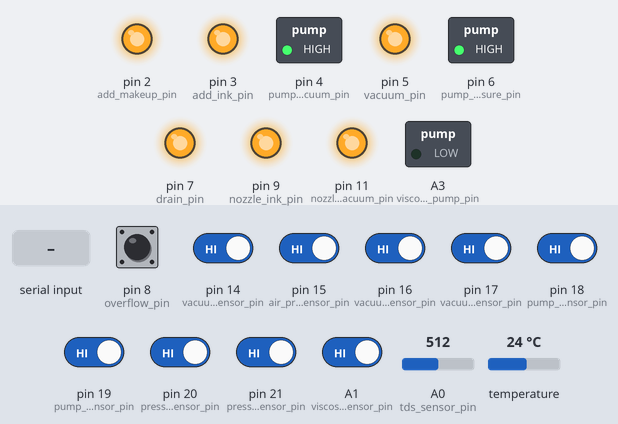
This sketch was run on a simulated Arduino Mega 2560, built with avr-gcc and run on an emulated ATmega2560. Shown: switched loads named in the sketch (green lamp = pin HIGH), output pins drawn as LEDs (lit = HIGH). The inputs (shaded band) are chosen by the test bench; at power-on: A1 (viscosimeter_upper_sensor_pin), pin 8 (overflow_pin), pin 14 (vacuum_sensor_pin), pin 15 (air_pressure_sensor_pin), pin 16 (vacuum_tank_lower_sensor_pin), pin 17 (vacuum_tank_upper_sensor_pin), pin 18 (pump_tank_upper_sensor_pin), pin 19 (pump_tank_lower_sensor_pin), pin 20 (pressure_tank_upper_sensor_pin), pin 21 (pressure_tank_lower_sensor_pin) HIGH, A0 (tds_sensor_pin) = 512, temperature 24 °C.

Above: at 1.2 s.
1.3 s: "F001\n" received over the second serial link
At 1.8 s:
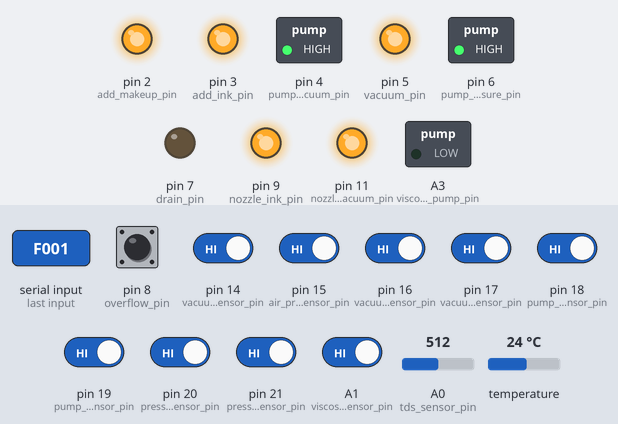
2.8 s: "F003\n" received over the second serial link
At 4.0 s:
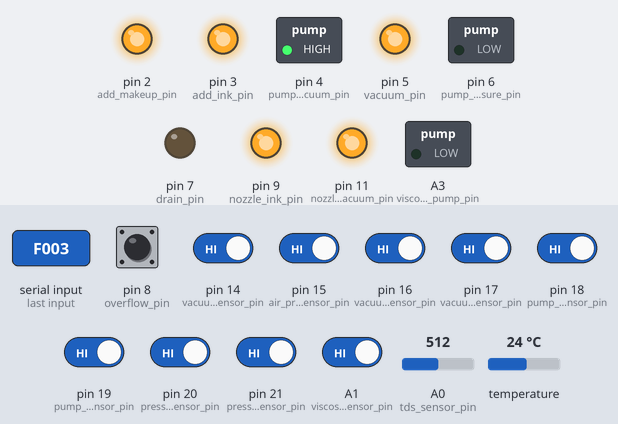
4.3 s: "F007\n" received over the second serial link
At 5.2 s:
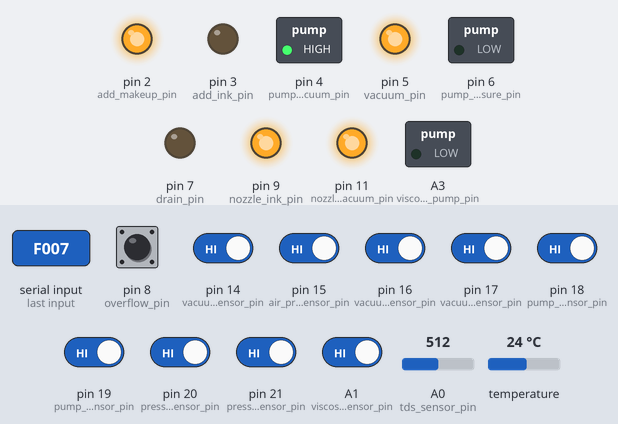
5.8 s: "F013\n" received over the second serial link
At 7.0 s:
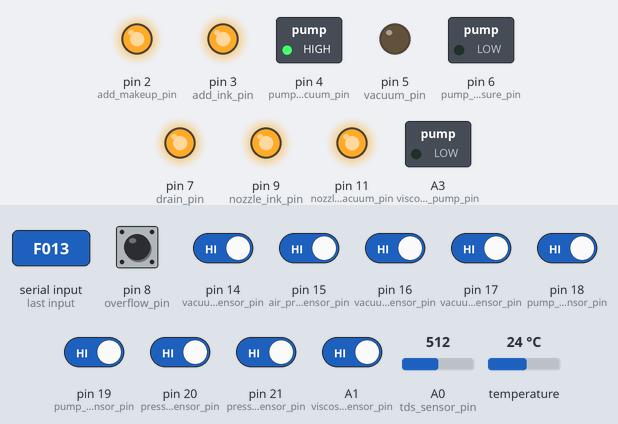
7.3 s: "F009\n" received over the second serial link
At 8.5 s:
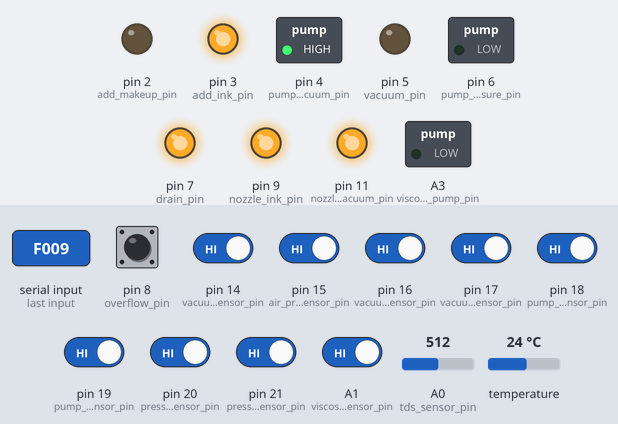
8.8 s: "F013\n" received over the second serial link
At 9.7 s:
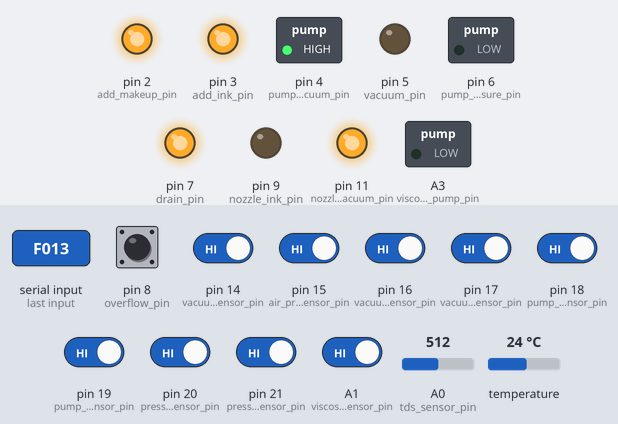
Timing chart, 0 to 37.3 s (numbered marks = the images above; inputs shaded):
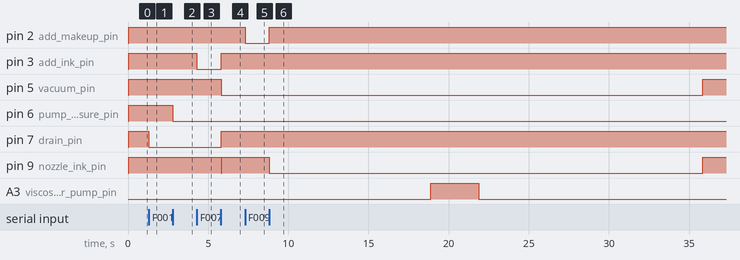

The sketch:

Inkjet.ino
```cpp
#include <SoftwareSerial.h>
#include <EEPROM.h>
#include <GravityTDS.h>
#include <OneWire.h>
#include <DallasTemperature.h>

//Variables
boolean auto_mode_running = false;
boolean fault_state = false;
boolean newData = false;
boolean shutdown_in_progress = false;
boolean viscosimeter_running = false;
const byte tds_sensor_pin = A0;
const byte one_wire_pin = 10;
const byte rx_pin = A15;
const byte tx_pin = A14;
const byte nozzle_ink_pin = 9;
const byte nozzle_vacuum_pin = 11;
const byte overflow_pin = 8;
const byte drain_pin = 7;
const byte pump_tank_pressure_pin = 6;
const byte vacuum_pin = 5;
const byte pump_tank_vacuum_pin = 4;
const byte add_ink_pin = 3;
const byte add_makeup_pin = 2;
const byte air_pressure_sensor_pin = 15;
const byte vacuum_sensor_pin = 14;
const byte vacuum_tank_lower_sensor_pin = 16;
const byte vacuum_tank_upper_sensor_pin = 17;
const byte pump_tank_lower_sensor_pin = 19;
const byte pump_tank_upper_sensor_pin = 18;
const byte pressure_tank_lower_sensor_pin = 21;
const byte pressure_tank_upper_sensor_pin = 20;
const byte viscosimeter_pump_pin = A3;
const byte viscosimeter_upper_sensor_pin = A1;
const byte viscosimeter_lower_sensor_pin = A2;
const byte numChars = 5;
char receivedChars[numChars];
unsigned int auto_mode_case = 0;
unsigned int drain_value = 0;
unsigned int pump_tank_pressure_value = 0;
unsigned int pump_tank_vacuum_value = 0;
unsigned int add_ink_value = 0;
unsigned int add_makeup_value = 0;
unsigned int air_pressure_sensor_value = 0;
unsigned int vacuum_sensor_value = 0;
unsigned int vacuum_tank_lower_sensor_value = 0;
unsigned int vacuum_tank_upper_sensor_value = 0;
unsigned int pump_tank_lower_sensor_value = 0;
unsigned int pump_tank_upper_sensor_value = 0;
unsigned int pressure_tank_lower_sensor_value = 0;
unsigned int pressure_tank_upper_sensor_value = 0;
unsigned int fault_value = 0;
unsigned int vacuum_value = 0;
unsigned int auto_mode_value = 0;
unsigned int viscosimeter_case = 0;
unsigned int viscosimeter_pump_time = 3000;
unsigned int viscosimeter_settle_time = 250;
unsigned long nozzle_ink_value = 0;
unsigned long nozzle_vacuum_value = 0;
unsigned long continuous_viscosity_testing_value = 0;
unsigned long viscosimeter_value = 0;
unsigned long previous_state_report_value = 0;
unsigned long state_report_value = 0;
unsigned long fault_millis = 0;
unsigned long ink_data_millis = 0;
unsigned long shutdown_millis = 0;
unsigned long viscosimeter_pause = 10000;
unsigned long viscosimeter_timeout = 60000;
unsigned long viscosimeter_counter_millis = 0;
unsigned long viscosimeter_pause_millis = 0;
unsigned long viscosimeter_pump_millis = 0;
unsigned long viscosimeter_falltime = 0;
float tdsValue = 0;
SoftwareSerial mySerial =  SoftwareSerial(rx_pin, tx_pin);
OneWire oneWire(one_wire_pin);
DallasTemperature sensors(&oneWire);
GravityTDS gravityTds;

//Setup
void setup() {
  Serial.begin(9600);
  mySerial.begin(9600);
  mySerial.println("Connected...");
  mySerial.println("Printer ready...");
  mySerial.println("#" + String(state_report_value));
  sensors.begin();
  gravityTds.setPin(tds_sensor_pin);
  gravityTds.setAref(5.0);
  gravityTds.setAdcRange(1024);
  gravityTds.begin();
  pinMode(rx_pin, INPUT);
  pinMode(tx_pin, OUTPUT);
  pinMode(nozzle_ink_pin, OUTPUT);
  pinMode(nozzle_vacuum_pin, OUTPUT);
  pinMode(vacuum_pin, OUTPUT);
  pinMode(drain_pin, OUTPUT);
  pinMode(pump_tank_pressure_pin, OUTPUT);
  pinMode(pump_tank_vacuum_pin, OUTPUT);
  pinMode(add_ink_pin, OUTPUT);
  pinMode(add_makeup_pin, OUTPUT);
  pinMode(pressure_tank_lower_sensor_pin, INPUT_PULLUP);
  pinMode(pressure_tank_upper_sensor_pin, INPUT_PULLUP);
  pinMode(pump_tank_lower_sensor_pin, INPUT_PULLUP);
  pinMode(pump_tank_upper_sensor_pin, INPUT_PULLUP);
  pinMode(vacuum_tank_upper_sensor_pin, INPUT_PULLUP);
  pinMode(vacuum_tank_lower_sensor_pin, INPUT_PULLUP);
  pinMode(air_pressure_sensor_pin, INPUT_PULLUP);
  pinMode(vacuum_sensor_pin, INPUT_PULLUP);
  pinMode(overflow_pin, INPUT_PULLUP);
  digitalWrite(drain_pin, HIGH);
  digitalWrite(pump_tank_pressure_pin, HIGH);
  digitalWrite(pump_tank_vacuum_pin, HIGH);
  digitalWrite(add_ink_pin, HIGH);
  digitalWrite(add_makeup_pin, HIGH);
  digitalWrite(vacuum_pin, HIGH);
  digitalWrite(nozzle_ink_pin, HIGH);
  digitalWrite(nozzle_vacuum_pin, HIGH);
  pinMode(viscosimeter_upper_sensor_pin, INPUT_PULLUP);
  pinMode(viscosimeter_lower_sensor_pin, INPUT_PULLUP);
  pinMode(viscosimeter_pump_pin, OUTPUT);
  digitalWrite(viscosimeter_pump_pin, LOW);
}

//Mainloop
void loop() {
  read_serial_data();
  remote_control();
  state_report();
  auto_mode();
  handle_faults();
  ink_data();
  shutdown();
  viscosimeter();
}

//Functions
//ON
void drain_on() {
  if (digitalRead(vacuum_pin) == HIGH) {
    digitalWrite(drain_pin, LOW);
  }
  else {
    mySerial.println("Turn Vacuum off, first!");
  }
}
void pump_tank_pressure_on() {
  if (digitalRead(pump_tank_vacuum_pin) == HIGH) {
    digitalWrite(pump_tank_pressure_pin, LOW);
  }
  else {
    mySerial.println("Turn Pump Tank Vacuum off, first!");
  }
}
void pump_tank_vacuum_on() {
  if (digitalRead(pump_tank_pressure_pin) == HIGH && digitalRead(add_ink_pin) == HIGH && digitalRead(add_makeup_pin) == HIGH && digitalRead(nozzle_vacuum_pin) == HIGH) {
    digitalWrite(pump_tank_vacuum_pin, LOW);
  }
  else {
    mySerial.println("Turn Pump Tank Pressure, Add Ink, Add MakeUp, Nozzle Vacuum off, first!");
  }
}
void add_ink_on() {
  if (digitalRead(pump_tank_vacuum_pin) == HIGH && digitalRead(add_makeup_pin) == HIGH && digitalRead(nozzle_vacuum_pin) == HIGH) {
    digitalWrite(add_ink_pin, LOW);
  }
  else {
    mySerial.println("Turn Pump Tank Vacuum, Add MakeUp, Nozzle Vacuum off, first!");
  }
}
void add_makeup_on() {
  if (digitalRead(pump_tank_vacuum_pin) == HIGH && digitalRead(add_ink_pin) == HIGH && digitalRead(nozzle_vacuum_pin) == HIGH) {
    digitalWrite(add_makeup_pin, LOW);
  }
  else {
    mySerial.println("Pump Tank Vacuum, Add Ink, Nozzle Vacuum off, first!");
  }
}
void vacuum_on() {
  if (digitalRead(drain_pin) == HIGH) {
    digitalWrite(vacuum_pin, LOW);
  }
  else {
    mySerial.println("Turn Drain off, first!");
  }
}
void nozzle_ink_on() {
  if (digitalRead(nozzle_vacuum_pin) == HIGH) {
    digitalWrite(nozzle_ink_pin, LOW);
  }
  else {
    mySerial.println("Turn Nozzle Vacuum off, first!");
  }
}
void nozzle_vacuum_on() {
  if (digitalRead(nozzle_ink_pin) == HIGH && digitalRead(add_ink_pin) == HIGH && digitalRead(add_makeup_pin) == HIGH && digitalRead(pump_tank_vacuum_pin) == HIGH) {
    digitalWrite(nozzle_vacuum_pin, LOW);
  }
  else {
    mySerial.println("Turn Nozzle Ink, Add Ink, Add MakeUp, Pump Tank Vacuum off, first!");
  }
}
void auto_mode_on() {
  drain_off();
  vacuum_on();
  add_ink_off();
  add_makeup_off();
  nozzle_vacuum_off();
  nozzle_ink_on();
  viscosimeter_on();
  auto_mode_running = true;
  mySerial.println("Printer in Auto Mode!");
}
void viscosimeter_on() {
  viscosimeter_running = true;
}
void continuous_viscosity_testing_on() {
  viscosimeter_pause = 0;
}

//OFF
void drain_off() {
  digitalWrite(drain_pin, HIGH);
}
void pump_tank_pressure_off() {
  digitalWrite(pump_tank_pressure_pin, HIGH);
}
void pump_tank_vacuum_off() {
  digitalWrite(pump_tank_vacuum_pin, HIGH);
}
void add_ink_off() {
  digitalWrite(add_ink_pin, HIGH);
}
void add_makeup_off() {
  digitalWrite(add_makeup_pin, HIGH);
}
void vacuum_off() {
  digitalWrite(vacuum_pin, HIGH);
  digitalWrite(pump_tank_vacuum_pin, HIGH);
  digitalWrite(add_ink_pin, HIGH);
  digitalWrite(add_makeup_pin, HIGH);
  digitalWrite(nozzle_vacuum_pin, HIGH);
  digitalWrite(nozzle_ink_pin, HIGH);
}
void nozzle_ink_off() {
  digitalWrite(nozzle_ink_pin, HIGH);
}
void nozzle_vacuum_off() {
  digitalWrite(nozzle_vacuum_pin, HIGH);
}
void auto_mode_off() {
  if (shutdown_in_progress == true && auto_mode_running == true) {
    mySerial.println("Shutdown in Progress!");
  }
  if (shutdown_in_progress == false && auto_mode_running == true) {
    nozzle_ink_off();
	viscosimeter_off();
    shutdown_millis = millis();
    shutdown_in_progress = true;
    mySerial.println("Shutdown in Progress!");
  }
}
void viscosimeter_off() {
  viscosimeter_running = false;
}
void continuous_viscosity_testing_off() {
  viscosimeter_pause = 10000;
}

//Read Serial Data
void read_serial_data() {
  static byte ndx = 0;
  char endMarker = '\n';
  char rc;
  while (mySerial.available() > 0 && newData == false) {
    rc = mySerial.read();
    if (rc != endMarker) {
      receivedChars[ndx] = rc;
      ndx++;
      if (ndx >= numChars) {
        ndx = numChars - 1;
      }
    }
    else {
      receivedChars[ndx] = '\0';
      ndx = 0;
      newData = true;
    }
  }
}

//Remote Control
void remote_control() {
  if (newData == true) {
    newData = false;
    //ON
    if (strcmp(receivedChars, "F001") == 0) {
      if (auto_mode_running == false) {
        drain_on();
      }
      else {
        mySerial.println("Turn Auto Mode off, first!");
      }
    }
    if (strcmp(receivedChars, "F003") == 0) {
      if (auto_mode_running == false) {
        pump_tank_pressure_on();
      }
      else {
        mySerial.println("Turn Auto Mode off, first!");
      }
    }
    if (strcmp(receivedChars, "F005") == 0) {
      if (auto_mode_running == false) {
        pump_tank_vacuum_on();
      }
      else {
        mySerial.println("Turn Auto Mode off, first!");
      }
    }
    if (strcmp(receivedChars, "F007") == 0) {
      add_ink_on();
    }
    if (strcmp(receivedChars, "F009") == 0) {
      add_makeup_on();
    }
    if (strcmp(receivedChars, "F011") == 0) {
      if (auto_mode_running == false) {
        vacuum_on();
      }
      else {
        mySerial.println("Turn Auto Mode off, first!");
      }
    }
    if (strcmp(receivedChars, "F013") == 0) {
      auto_mode_on();
    }
    if (strcmp(receivedChars, "F015") == 0) {
      if (auto_mode_running == false) {
        nozzle_ink_on();
      }
      else {
        mySerial.println("Turn Auto Mode off, first!");
      }
    }
    if (strcmp(receivedChars, "F017") == 0) {
      if (auto_mode_running == false) {
        nozzle_vacuum_on();
      }
      else {
        mySerial.println("Turn Auto Mode off, first!");
      }
    }
    if (strcmp(receivedChars, "F019") == 0) {
      continuous_viscosity_testing_on();
    }
    if (strcmp(receivedChars, "F021") == 0) {
      viscosimeter_on();
    }

    //OFF
    if (strcmp(receivedChars, "F002") == 0) {
      if (auto_mode_running == false) {
        drain_off();
      }
      else {
        mySerial.println("Turn Auto Mode off, first!");
      }
    }
    if (strcmp(receivedChars, "F004") == 0) {
      if (auto_mode_running == false) {
        pump_tank_pressure_off();
      }
      else {
        mySerial.println("Turn Auto Mode off, first!");
      }
    }
    if (strcmp(receivedChars, "F006") == 0) {
      if (auto_mode_running == false) {
        pump_tank_vacuum_off();
      }
      else {
        mySerial.println("Turn Auto Mode off, first!");
      }
    }
    if (strcmp(receivedChars, "F008") == 0) {
      add_ink_off();
    }
    if (strcmp(receivedChars, "F010") == 0) {
      add_makeup_off();
    }
    if (strcmp(receivedChars, "F012") == 0) {
      if (auto_mode_running == false) {
        vacuum_off();
      }
      else {
        mySerial.println("Turn Auto Mode off, first!");
      }
    }
    if (strcmp(receivedChars, "F014") == 0) {
      auto_mode_off();
    }
    if (strcmp(receivedChars, "F016") == 0) {
      if (auto_mode_running == false) {
        nozzle_ink_off();
      }
      else {
        mySerial.println("Turn Auto Mode off, first!");
      }
    }
    if (strcmp(receivedChars, "F018") == 0) {
      if (auto_mode_running == false) {
        nozzle_vacuum_off();
      }
      else {
        mySerial.println("Turn Auto Mode off, first!");
      }
    }

    if (strcmp(receivedChars, "F020") == 0) {
      continuous_viscosity_testing_off();
    }
    if (strcmp(receivedChars, "F022") == 0) {
      viscosimeter_off();
    }
  }
}

//State Report
void state_report() {
  if (digitalRead(drain_pin) == LOW) {
    drain_value = 1;
  }
  else {
    drain_value = 0;
  }
  if (digitalRead(pump_tank_pressure_pin) == LOW) {
    pump_tank_pressure_value = 2;
  }
  else {
    pump_tank_pressure_value = 0;
  }
  if (digitalRead(pump_tank_vacuum_pin) == LOW) {
    pump_tank_vacuum_value = 4;
  }
  else {
    pump_tank_vacuum_value = 0;
  }
  if (digitalRead(add_ink_pin) == LOW) {
    add_ink_value = 8;
  }
  else {
    add_ink_value = 0;
  }
  if (digitalRead(add_makeup_pin) == LOW) {
    add_makeup_value = 16;
  }
  else {
    add_makeup_value = 0;
  }
  if (digitalRead(air_pressure_sensor_pin) == HIGH) {
    air_pressure_sensor_value = 32;
  }
  else {
    air_pressure_sensor_value = 0;
  }
  if (digitalRead(vacuum_sensor_pin) == HIGH) {
    vacuum_sensor_value = 64;
  }
  else {
    vacuum_sensor_value = 0;
  }
  if (digitalRead(vacuum_tank_lower_sensor_pin) == HIGH) {
    vacuum_tank_lower_sensor_value = 128;
  }
  else {
    vacuum_tank_lower_sensor_value = 0;
  }
  if (digitalRead(vacuum_tank_upper_sensor_pin) == HIGH) {
    vacuum_tank_upper_sensor_value = 256;
  }
  else {
    vacuum_tank_upper_sensor_value = 0;
  }
  if (digitalRead(pump_tank_lower_sensor_pin) == HIGH) {
    pump_tank_lower_sensor_value = 512;
  }
  else {
    pump_tank_lower_sensor_value = 0;
  }
  if (digitalRead(pump_tank_upper_sensor_pin) == HIGH) {
    pump_tank_upper_sensor_value = 1024;
  }
  else {
    pump_tank_upper_sensor_value = 0;
  }
  if (digitalRead(pressure_tank_lower_sensor_pin) == HIGH) {
    pressure_tank_lower_sensor_value = 2048;
  }
  else {
    pressure_tank_lower_sensor_value = 0;
  }
  if (digitalRead(pressure_tank_upper_sensor_pin) == HIGH) {
    pressure_tank_upper_sensor_value = 4096;
  }
  else {
    pressure_tank_upper_sensor_value = 0;
  }
  if (fault_state == true) {
    fault_value = 8192;
  }
  else {
    fault_value = 0;
  }
  if (digitalRead(vacuum_pin) == LOW) {
    vacuum_value = 16384;
  }
  else {
    vacuum_value = 0;
  }
  if (auto_mode_running == true) {
    auto_mode_value = 32768;
  }
  else {
    auto_mode_value = 0;
  }
  if (digitalRead(nozzle_ink_pin) == LOW) {
    nozzle_ink_value = 65536;
  }
  else {
    nozzle_ink_value = 0;
  }
  if (digitalRead(nozzle_vacuum_pin) == LOW) {
    nozzle_vacuum_value = 131072;
  }
  else {
    nozzle_vacuum_value = 0;
  }
  if (viscosimeter_pause == 0) {
    continuous_viscosity_testing_value = 262144;
  }
  else {
    continuous_viscosity_testing_value = 0;
  }
  if (viscosimeter_running == true) {
    viscosimeter_value = 524288;
  }
  else {
    viscosimeter_value = 0;
  }
  state_report_value = (drain_value + pump_tank_pressure_value + pump_tank_vacuum_value +
                        add_ink_value + add_makeup_value + air_pressure_sensor_value + vacuum_sensor_value + vacuum_tank_lower_sensor_value +
                        vacuum_tank_upper_sensor_value + pump_tank_lower_sensor_value + pump_tank_upper_sensor_value + pressure_tank_lower_sensor_value +
                        pressure_tank_upper_sensor_value + fault_value + vacuum_value + auto_mode_value + nozzle_ink_value + nozzle_vacuum_value +
                        continuous_viscosity_testing_value + viscosimeter_value);
  if (previous_state_report_value != state_report_value) {
    mySerial.println("#" + String(state_report_value));
    previous_state_report_value = state_report_value;
  }
}

//Handle Faults
void handle_faults() {
  if (digitalRead(overflow_pin) == HIGH) {
    auto_mode_off();
    if (millis() - fault_millis > 1000) {
      fault_state = true;
    }
    if (millis() - fault_millis > 2000) {
      fault_state = false;
      fault_millis = millis();
    }
  }
  else {
    fault_state = false;
  }
}

//Auto Mode
void auto_mode() {
  switch (auto_mode_case) {
    case 0: //Auto Mode running?
      if (auto_mode_running == true) {
        auto_mode_case = 1;
      }
      break;
    case 1: //Wait
      if (digitalRead(pressure_tank_lower_sensor_pin) == LOW) {
        auto_mode_case = 2;
      }
      break;
    case 2: //Check Vacuum Tank
      if (digitalRead(vacuum_tank_lower_sensor_pin) == HIGH || digitalRead(pump_tank_upper_sensor_pin) == HIGH) {
        mySerial.println("Vacuum Tank filled or Pump Tank already filled!");
        auto_mode_case = 4;
      }
      else {
        mySerial.println("Filling Vacuum Tank!");
        auto_mode_case = 3;
      }
      break;
    case 3: //Fill Vacuum Tank (only with Ink for now)
      if (digitalRead(vacuum_tank_lower_sensor_pin) == LOW) {
        add_ink_on();
      }
      else {
        add_ink_off();
        auto_mode_case = 2;
      }
      break;
    case 4: //Check Pump Tank
      if (digitalRead(pump_tank_upper_sensor_pin) == HIGH) {
        mySerial.println("Pump Tank filled!");
        auto_mode_case = 6;
      }
      else {
        mySerial.println("Filling Pump Tank!");
        auto_mode_case = 5;
      }
      break;
    case 5: //Fill Pump Tank
      if (digitalRead(pump_tank_upper_sensor_pin) == LOW) {
        pump_tank_vacuum_on();
      }
      else {
        pump_tank_vacuum_off();
        auto_mode_case = 4;
      }
      break;
    case 6: //Check Pressure Tank
      if (digitalRead(pressure_tank_upper_sensor_pin) == HIGH) {
        mySerial.println("Pressure Tank filled!");
        auto_mode_case = 0;
      }
      else {
        mySerial.println("Filling Pressure Tank!");
        auto_mode_case = 7;
      }
      break;
    case 7: //Fill Pressure Tank
      if (digitalRead(pressure_tank_upper_sensor_pin) == LOW) {
        pump_tank_pressure_on();
      }
      else {
        pump_tank_pressure_off();
        auto_mode_case = 6;
      }
      break;
  }
}

//Ink Data
void ink_data() {
  if (millis() - ink_data_millis > 5000) {
    sensors.requestTemperatures();
    gravityTds.setTemperature(sensors.getTempCByIndex(0));
    gravityTds.update();
    tdsValue = gravityTds.getTdsValue();
    mySerial.println("@C" + String(tdsValue, 0));
    mySerial.println("@T" + String(sensors.getTempCByIndex(0)));
    ink_data_millis = millis();
  }
}

//Shutdown
void shutdown() {
  if (shutdown_in_progress == true) {
    if (millis() - shutdown_millis > 30000) {
      vacuum_off();
      auto_mode_running = false;
      shutdown_in_progress = false;
      mySerial.println("Printer Off!");
    }
  }
}

//Viscosimeter
void viscosimeter() {
  switch (viscosimeter_case) {
    case 0:  //Viscosimeter running?
      if (viscosimeter_running == true) {
        viscosimeter_pause_millis = millis();
        viscosimeter_case = 1;
      }
      break;
    case 1:  //Pause
      //mySerial.println("case1");
      if (millis() - viscosimeter_pause_millis >= viscosimeter_pause) {
        viscosimeter_pump_millis = millis();
        viscosimeter_case = 2;
      }
      break;
    case 2:  //Lift Ball;
      digitalWrite(viscosimeter_pump_pin, HIGH);
      if (millis() - viscosimeter_pump_millis >= viscosimeter_pump_time) {
        digitalWrite(viscosimeter_pump_pin, LOW);
        viscosimeter_case = 3;
      }
      break;
    case 3:  //Reset Counter
      if (digitalRead(viscosimeter_upper_sensor_pin) == LOW) {
        viscosimeter_counter_millis = millis();
        viscosimeter_case = 4;
      }
      if (millis() - viscosimeter_pause_millis >= viscosimeter_timeout) {
        mySerial.println("Timeout!");
        viscosimeter_case = 0;
      }
      break;
    case 4:  //Stop Counter and report Falltime
      if (digitalRead(viscosimeter_lower_sensor_pin) == LOW) {
        viscosimeter_falltime = millis() - viscosimeter_counter_millis;
        mySerial.println("$" + String(viscosimeter_falltime));
        viscosimeter_case = 0;
      }
      if (millis() - viscosimeter_pause_millis >= viscosimeter_timeout) {
        mySerial.println("Timeout!");
        viscosimeter_case = 0;
      }
      break;
  }
}
```

Measured:
- after the input at 1.3 s, pin 7 (drain_pin): HIGH → LOW at once
- after the input at 2.8 s, pin 6 (pump_tank_pressure_pin): HIGH → LOW at once
- after the input at 4.3 s, pin 3 (add_ink_pin): HIGH → LOW at once
- after the input at 5.8 s, pin 3 (add_ink_pin), pin 7 (drain_pin): LOW → HIGH at once; pin 5 (vacuum_pin): HIGH → LOW at once; pin 9 (nozzle_ink_pin): HIGH → LOW at once, → HIGH 0.03 s later
- after the input at 7.3 s, pin 2 (add_makeup_pin): HIGH → LOW at once
- after the input at 8.8 s, pin 2 (add_makeup_pin): LOW → HIGH after 0.00 s instead of 27.1 s; pin 9 (nozzle_ink_pin): HIGH → LOW at once, → HIGH 27.1 s later; A3 (viscosimeter_pump_pin): LOW → HIGH after 10.1 s, → LOW 3.0 s later
